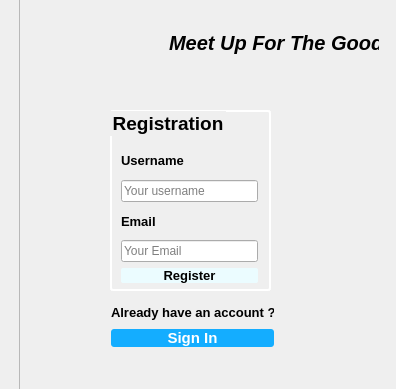
<?xml version="1.0" encoding="UTF-8"?>
<ui version="4.0">
 <class>MainWindow</class>
 <widget class="QMainWindow" name="MainWindow">
  <property name="geometry">
   <rect>
    <x>0</x>
    <y>0</y>
    <width>396</width>
    <height>389</height>
   </rect>
  </property>
  <property name="windowTitle">
   <string>Login Page</string>
  </property>
  <property name="windowIcon">
   <iconset>
    <normaloff>:/images/LOGO_Proposal_1.png</normaloff>:/images/LOGO_Proposal_1.png</iconset>
  </property>
  <property name="styleSheet">
   <string notr="true">
#centralwidget {
border-image: url(:/image/images/bg.jpg);

}</string>
  </property>
  <widget class="QWidget" name="centralwidget">
   <widget class="QWidget" name="widget" native="true">
    <property name="geometry">
     <rect>
      <x>160</x>
      <y>20</y>
      <width>228</width>
      <height>45</height>
     </rect>
    </property>
    <widget class="QLabel" name="header">
     <property name="geometry">
      <rect>
       <x>9</x>
       <y>9</y>
       <width>210</width>
       <height>27</height>
      </rect>
     </property>
     <property name="font">
      <font>
       <pointsize>15</pointsize>
       <italic>true</italic>
       <bold>true</bold>
      </font>
     </property>
     <property name="text">
      <string>Meet Up For The Good</string>
     </property>
    </widget>
   </widget>
   <widget class="QWidget" name="topPanel" native="true">
    <property name="geometry">
     <rect>
      <x>20</x>
      <y>0</y>
      <width>131</width>
      <height>80</height>
     </rect>
    </property>
    <property name="styleSheet">
     <string notr="true">#topPanel
{
border-image: url(:/images/LOGO.png);
}</string>
    </property>
   </widget>
   <widget class="QFrame" name="frame">
    <property name="geometry">
     <rect>
      <x>-1</x>
      <y>-1</y>
      <width>21</width>
      <height>391</height>
     </rect>
    </property>
    <property name="styleSheet">
     <string notr="true">#frame
{
border-image: url(:/images/jpg.jfif);
}</string>
    </property>
    <property name="frameShape">
     <enum>QFrame::StyledPanel</enum>
    </property>
    <property name="frameShadow">
     <enum>QFrame::Raised</enum>
    </property>
   </widget>
   <widget class="QGroupBox" name="registrationbox">
    <property name="geometry">
     <rect>
      <x>110</x>
      <y>110</y>
      <width>161</width>
      <height>181</height>
     </rect>
    </property>
    <property name="font">
     <font>
      <pointsize>14</pointsize>
      <bold>true</bold>
     </font>
    </property>
    <property name="styleSheet">
     <string notr="true">#registrationbox
{
border: 1.5px solid white;
border-radius: 3px;

}</string>
    </property>
    <property name="title">
     <string>Registration</string>
    </property>
    <widget class="QWidget" name="">
     <property name="geometry">
      <rect>
       <x>11</x>
       <y>37</y>
       <width>137</width>
       <height>136</height>
      </rect>
     </property>
     <layout class="QVBoxLayout" name="verticalLayout_5">
      <item>
       <layout class="QVBoxLayout" name="verticalLayout">
        <item>
         <widget class="QLabel" name="label_2">
          <property name="font">
           <font>
            <pointsize>10</pointsize>
            <bold>true</bold>
           </font>
          </property>
          <property name="text">
           <string>Username</string>
          </property>
         </widget>
        </item>
        <item>
         <widget class="QLineEdit" name="username">
          <property name="placeholderText">
           <string>Your username</string>
          </property>
         </widget>
        </item>
       </layout>
      </item>
      <item>
       <layout class="QVBoxLayout" name="verticalLayout_2">
        <item>
         <widget class="QLabel" name="label_4">
          <property name="font">
           <font>
            <pointsize>10</pointsize>
            <bold>true</bold>
           </font>
          </property>
          <property name="text">
           <string>Email</string>
          </property>
         </widget>
        </item>
        <item>
         <widget class="QLineEdit" name="email">
          <property name="placeholderText">
           <string>Your Email</string>
          </property>
         </widget>
        </item>
       </layout>
      </item>
      <item>
       <widget class="QPushButton" name="register_btn">
        <property name="font">
         <font>
          <pointsize>10</pointsize>
          <bold>true</bold>
         </font>
        </property>
        <property name="styleSheet">
         <string notr="true">#register_btn
{
border-radius: 2px;
background: rgb(235, 252, 255);
}
#register_btn:hover
{
background:rgb(233, 236, 255);
}</string>
        </property>
        <property name="text">
         <string>Register</string>
        </property>
       </widget>
      </item>
     </layout>
    </widget>
   </widget>
   <widget class="QWidget" name="">
    <property name="geometry">
     <rect>
      <x>111</x>
      <y>301</y>
      <width>163</width>
      <height>46</height>
     </rect>
    </property>
    <layout class="QVBoxLayout" name="verticalLayout_6">
     <item>
      <widget class="QLabel" name="label">
       <property name="font">
        <font>
         <pointsize>10</pointsize>
         <bold>true</bold>
        </font>
       </property>
       <property name="text">
        <string>Already have an account ?</string>
       </property>
      </widget>
     </item>
     <item>
      <widget class="QPushButton" name="signin">
       <property name="font">
        <font>
         <pointsize>11</pointsize>
         <bold>true</bold>
        </font>
       </property>
       <property name="styleSheet">
        <string notr="true">#signin
{
border:  solid white;
border-width: 0px;
border-radius: 3px;
background: rgb(20, 173, 255);
color: white
}
#signin:hover
{

background: rgb(33, 151, 255)

}</string>
       </property>
       <property name="text">
        <string>Sign In</string>
       </property>
      </widget>
     </item>
    </layout>
   </widget>
  </widget>
 </widget>
 <resources/>
 <connections/>
</ui>
